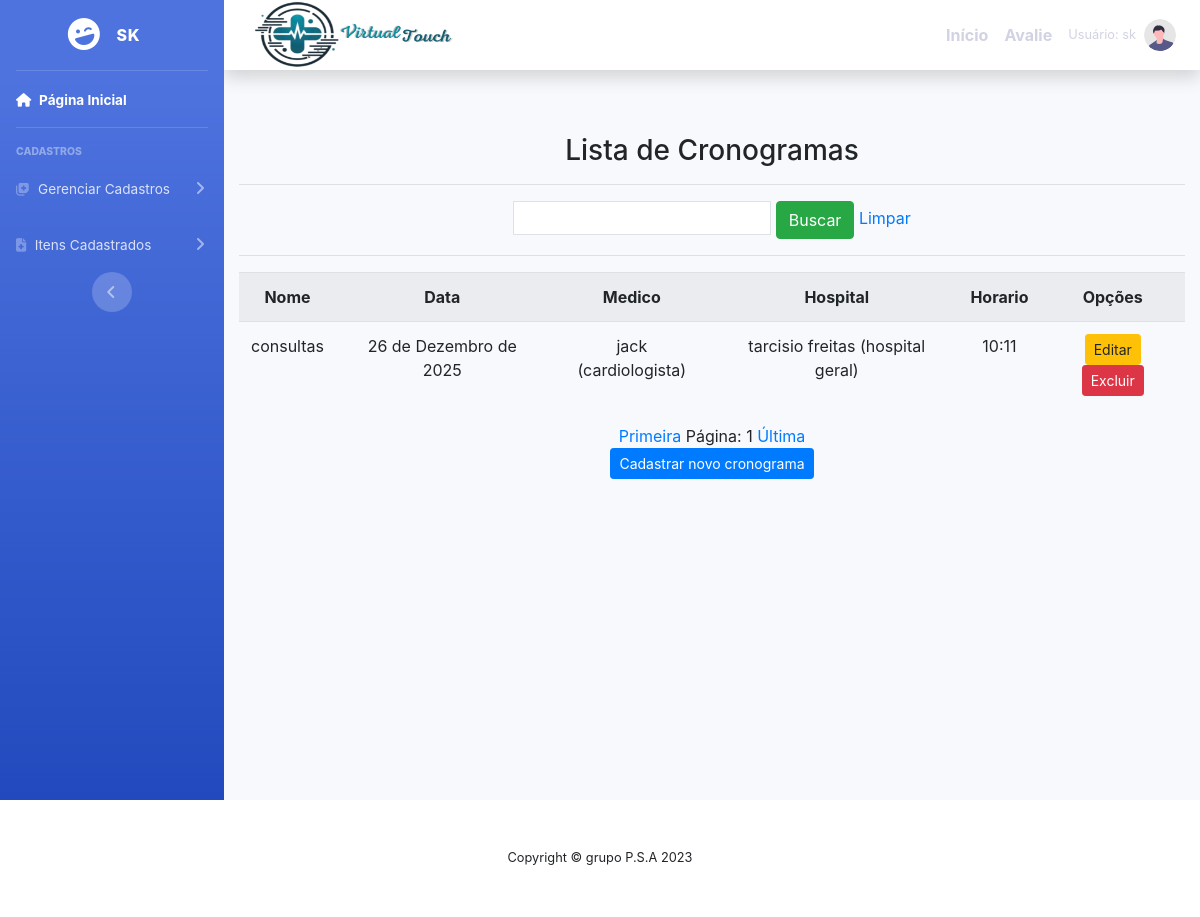
/listar/cronograma/ (signed in), run on an earlier commit of the app's database.
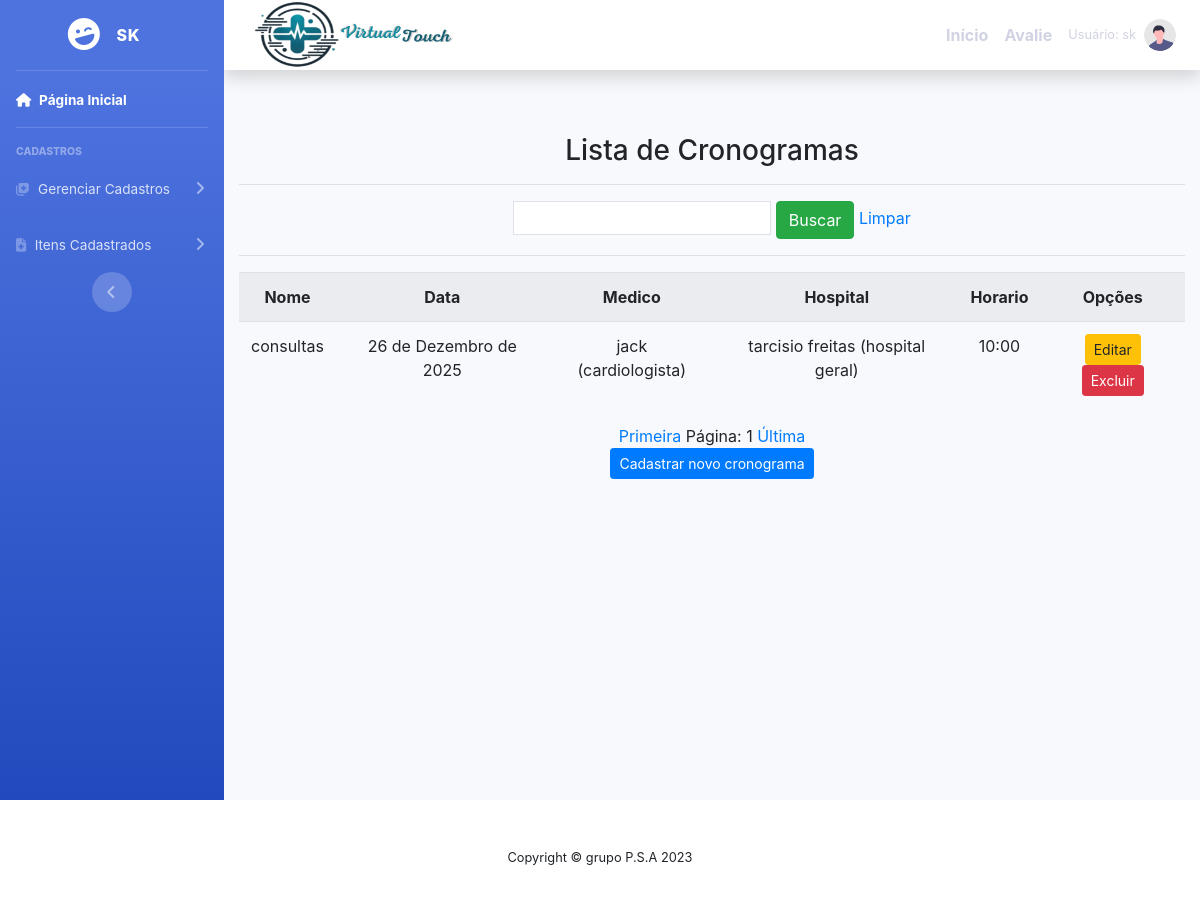
And on a later commit of the database.
### cadastros/models.py (models this page shows, shortened)
class Cronograma(models.Model):
    usuario  = models.ForeignKey(User, on_delete=models.PROTECT)
    nome = models.CharField(max_length=50 , verbose_name = 'nome')
    data= models.DateField(verbose_name='data', max_length = 10)
    medico = models.ForeignKey (Medico, on_delete=models.PROTECT)
    hospital = models.ForeignKey(Hospital, on_delete=models.PROTECT)
    horario= models.CharField( verbose_name="horario" , max_length=15 )

class Medico(models.Model):
    usuario  = models.ForeignKey(User, on_delete=models.PROTECT)
    numero = models.IntegerField(verbose_name="Número de telefone")
    nome = models.CharField(max_length=50, verbose_name=" nome")
    cpf = models.CharField(max_length = 11 ,verbose_name=" cpf ")
    especificacao = models.CharField(max_length=150)
    hospital = models.ForeignKey(Hospital, on_delete=models.PROTECT)
    def __str__(self):
        return "{} ({})".format( self.nome, self. especificacao)

class Hospital(models.Model):
    usuario = models.ForeignKey(User, on_delete=models.PROTECT)
    nome = models.CharField(max_length=50)
    descricao = models.CharField(max_length=150,
        verbose_name="descricao")
    def __str__(self):
        return "{} ({})".format(self.nome, self.descricao)

### cadastros/views.py (the view)
# urls.py: path('listar/cronograma/',CronogramaList.as_view(),
class CronogramaList(ListView):
    model = Cronograma
    template_name = 'listas/cronograma.html'
    paginate_by = 5
    def get_queryset(self):
        nome = self.request.GET.get('nome')
        if nome:
            cronograma = Cronograma.objects.filter(nome__icontains=nome)
        else:
            cronograma = Cronograma.objects.all()
        return cronograma

### paginas/templates/listas/cronograma.html (shortened to what this page needs)
{% extends 'modelo.html' %}
{% load static %}
{% block conteudo %}
    <div class="container">
        <h3>Lista de Cronogramas </h3>
        <hr>
        <div class="table-responsive">
            <form action="?" method="GET">
                <input type="text" name="nome" class="p-1 border" value="{{ request.GET.nome }}">
                <button type="submit" class="btn btn-success">Buscar</button>
                <a href="{% url 'Listar-cronograma' %}">Limpar</a>
            </form>
            <hr>
        <table class="table table-striped">
            <tr>
                <th>Nome</th>
                <th>Data</th>
                <th>Medico</th>
                <th>Hospital</th>
                <th>Horario</th>
                <th>Opções</th>
            </tr>
        {% for cronograma in object_list %}
            <tr>
                <td>{{ cronograma.nome }}</td>
                <td>{{ cronograma.data}}</td>
                <td>{{ cronograma.medico }}</td>
                <td>{{ cronograma.hospital}}</td>
                <td>{{ cronograma.horario}}</td>
                <td>
                    <a href="{% url 'editar-cronograma' cronograma.pk %}" class="btn btn-warning btn-sm" title="Editar">Editar</a>
                    <a href="{% url 'excluir-cronograma' cronograma.pk %}" class="btn btn-danger btn-sm" title="Excluir">Excluir</a>
                </td>
                </tr>
                {% empty %}
                <tr>
                    <td colspan="3">Nenhuma cronograma registrada.</td>
                </tr>
        {% endfor %}
            </table>
            <div class="text-center">
                <a href="?page=1">Primeira</a>
                <span>Página: {{ page_obj.number }}</span>
                <a href="?page={{ page_obj.paginator.num_pages }}">Última</a>
            </div>
            <a  href="{% url 'cadastrar-cronograma' %}"><button class="btn btn-primary btn-sm" >Cadastrar novo cronograma</button></a>
        </div>
    </div>
{% endblock %}

What changed in the data, as far as the page shows it:
changed Cronograma "consultas": horario "10:11" → "10:00"
